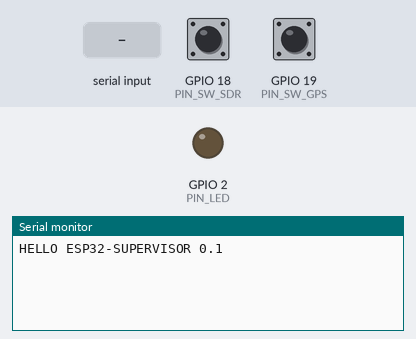
A program run on a simulated ESP32. Shown: output pins drawn as LEDs (lit = HIGH), the last lines printed to the serial monitor. Inputs (shaded band) come from the test bench; at power-on: GPIO 18 (PIN_SW_SDR) HIGH, GPIO 19 (PIN_SW_GPS) HIGH.

Above: at 1.5 s.
1.6 s: GPIO 18 (PIN_SW_SDR) pulled LOW for 0.15 s
At 2.2 s:
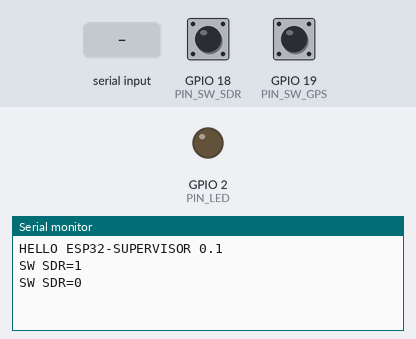
3.2 s: GPIO 19 (PIN_SW_GPS) pulled LOW for 0.15 s
At 4.3 s:
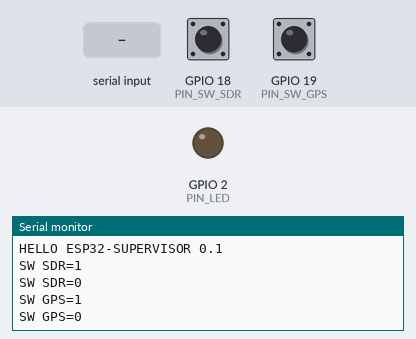
4.8 s: "PING\n" received over Serial
At 5.1 s:
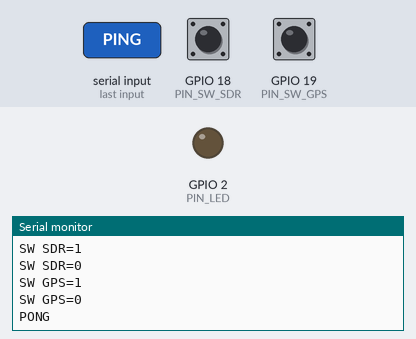

The program:

main.cpp
```cpp
// HISTORICO: demo anterior de switches, NO firmware INA3221/OLED probado de Lilith.
// NO cargar directamente sobre el banco actual ESP32-S3: revisa GPIO19 (USB nativo)
// y el nuevo cableado GPIO8 SDA / GPIO9 SCL. Ver firmware/esp32-supervisor/README.md.

#include <Arduino.h>

// Pinout provisional. Cambiar tras elegir la placa ESP32 definitiva.
constexpr uint8_t PIN_LED = 2;
constexpr uint8_t PIN_SW_SDR = 18;
constexpr uint8_t PIN_SW_GPS = 19;

bool lastSdr = HIGH;
bool lastGps = HIGH;

void sendSwitch(const char* name, bool active) {
  Serial.print("SW ");
  Serial.print(name);
  Serial.print("=");
  Serial.println(active ? "1" : "0");
}

void setup() {
  pinMode(PIN_LED, OUTPUT);
  pinMode(PIN_SW_SDR, INPUT_PULLUP);
  pinMode(PIN_SW_GPS, INPUT_PULLUP);

  Serial.begin(115200);
  delay(300);
  Serial.println("HELLO ESP32-SUPERVISOR 0.1");
}

void loop() {
  const bool sdr = digitalRead(PIN_SW_SDR);
  const bool gps = digitalRead(PIN_SW_GPS);

  if (sdr != lastSdr) {
    lastSdr = sdr;
    sendSwitch("SDR", sdr == LOW);
  }

  if (gps != lastGps) {
    lastGps = gps;
    sendSwitch("GPS", gps == LOW);
  }

  if (Serial.available()) {
    String line = Serial.readStringUntil('\n');
    line.trim();

    if (line == "PING") {
      Serial.println("PONG");
    } else if (line.startsWith("SYS ") ||
               line.startsWith("NET ") ||
               line.startsWith("TEMP ") ||
               line.startsWith("MODE ")) {
      // En el MVP simplemente confirmamos recepción.
      Serial.print("ACK ");
      Serial.println(line);
    }
  }

  delay(10);
}
```

Measured:
- after the input at 1.6 s, the serial monitor: prints a new line at once (image 1)
- after the input at 3.2 s, the serial monitor: prints a new line at once (image 2)
- after the input at 4.8 s, the serial monitor: prints a new line at once (image 3)
